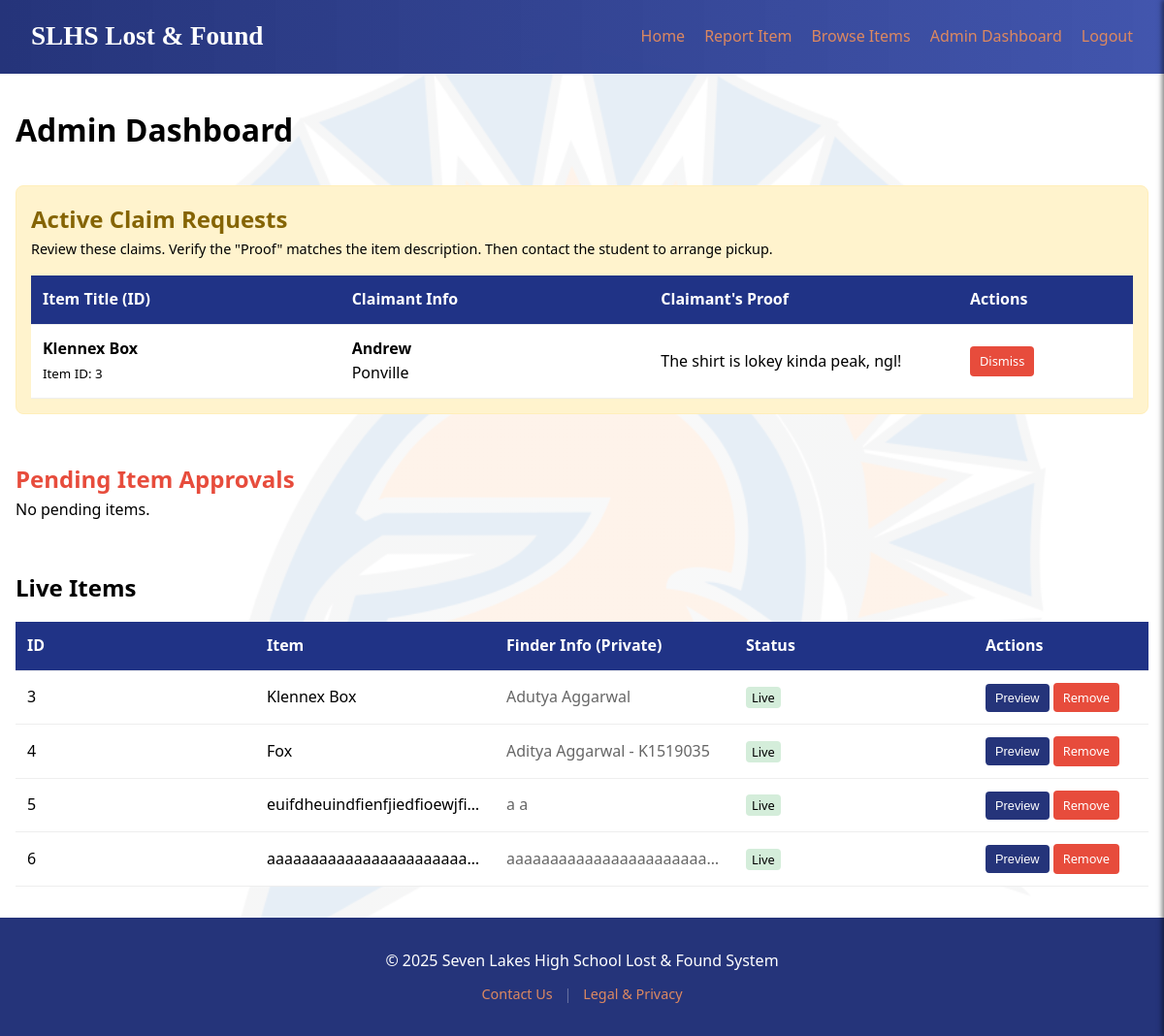
The page /dashboard (signed in) on the database as committed earlier.
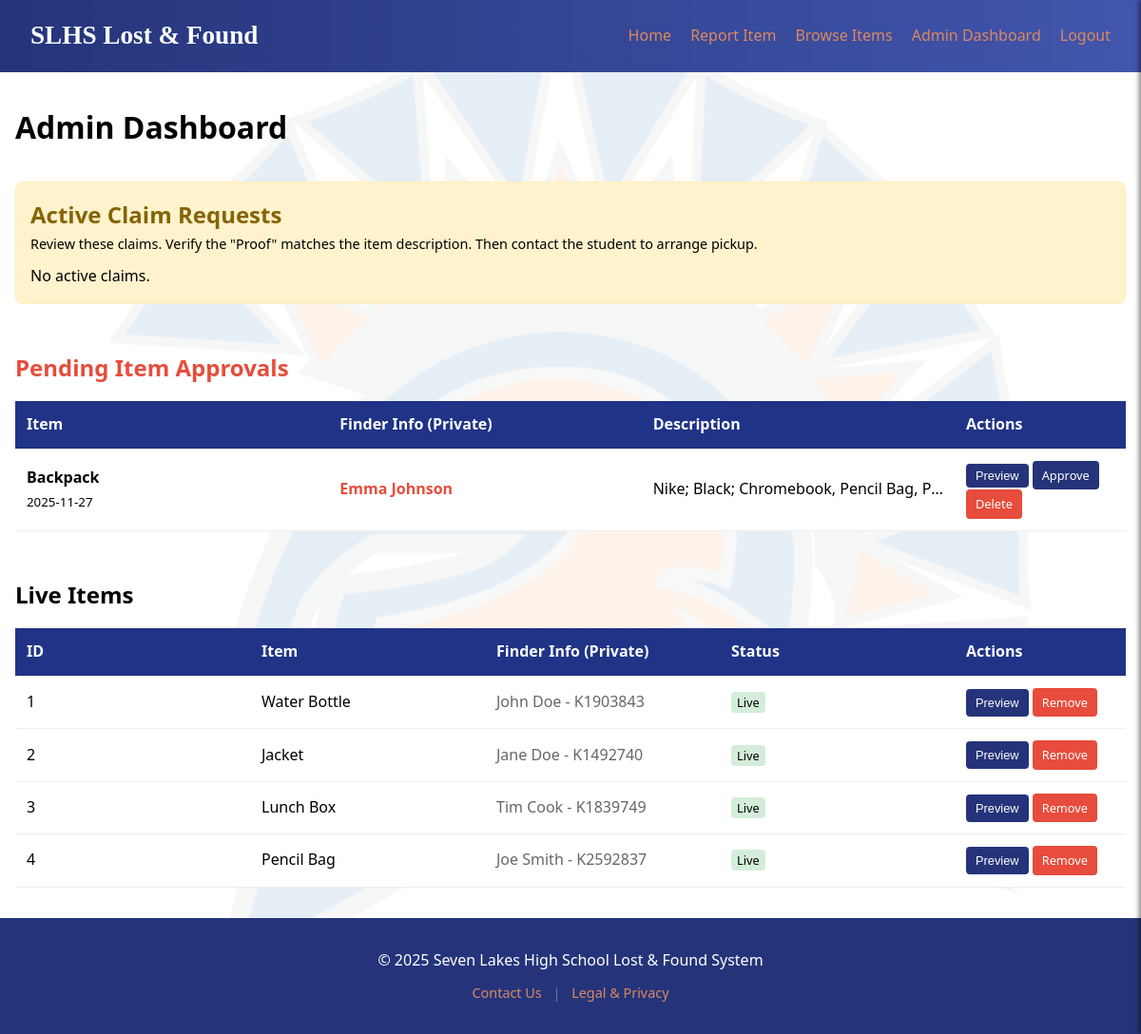
The same page on the database as committed later.
### tables this page shows
CREATE TABLE claims (
                id INTEGER PRIMARY KEY AUTOINCREMENT,
                item_id INTEGER NOT NULL,
                item_title TEXT NOT NULL,
                claimer_name TEXT NOT NULL,
                claimer_contact TEXT NOT NULL,
                proof_description TEXT NOT NULL,
                timestamp DATETIME DEFAULT CURRENT_TIMESTAMP
            );

CREATE TABLE items (
                id INTEGER PRIMARY KEY AUTOINCREMENT,
                title TEXT NOT NULL,
                description TEXT NOT NULL,
                location TEXT NOT NULL,
                date_found TEXT NOT NULL,
                contact_info TEXT NOT NULL, 
                image_file TEXT,
                status TEXT DEFAULT 'pending' 
            );

### app.py (the view)
@app.route('/dashboard')
def dashboard():
    if 'user_id' not in session:
        return redirect(url_for('login'))
    db = get_db()
    pending = db.execute('SELECT * FROM items WHERE status = "pending"').fetchall()
    approved = db.execute('SELECT * FROM items WHERE status = "approved"').fetchall()
    claims = db.execute('SELECT * FROM claims ORDER BY id DESC').fetchall()
    return render_template('dashboard.html', pending=pending, approved=approved, claims=claims)

### app.py (called while the page is built)
def get_db():
    db = getattr(g, '_database', None)
    if db is None:
        db = g._database = sqlite3.connect(DATABASE)
        db.row_factory = sqlite3.Row
    return db

@app.teardown_appcontext
def close_connection(exception):
    db = getattr(g, '_database', None)
    if db is not None:
        db.close()

### templates/dashboard.html (shortened to what this page needs)
{% extends 'base.html' %}
{% block content %}
<h1>Admin Dashboard</h1>
<div style="margin-top: 2rem; background: #fff3cd; padding: 15px; border-radius: 8px; border: 1px solid #ffeeba;">
    <h2 style="color: #856404;">Active Claim Requests</h2>
    <p style="font-size: 0.9rem; margin-bottom: 10px;">
        Review these claims. Verify the "Proof" matches the item description.
        Then contact the student to arrange pickup.
    </p>
    {% if claims %}
    <table class="admin-table">
        <thead>
            <tr>
                <th>Item Title (ID)</th>
                <th>Claimant Info</th>
                <th>Claimant's Proof</th>
                <th>Actions</th>
            </tr>
        </thead>
        <tbody>
            {% for claim in claims %}
            <tr>
                <td>
                    <strong>{{ claim.item_title }}</strong><br>
                    <small>Item ID: {{ claim.item_id }}</small>
                </td>
                <td>
                    <strong>{{ claim.claimer_name }}</strong><br>
                    {{ claim.claimer_contact }}
                </td>
                <td>{{ claim.proof_description }}</td>
                <td>
                    <a href="{{ url_for('delete_claim', id=claim.id) }}" class="btn btn-danger" style="padding: 5px 10px; font-size: 0.8rem;" onclick="return confirm('Dismiss this claim request?')">Dismiss</a>
                </td>
            </tr>
            {% endfor %}
        </tbody>
    </table>
    {% else %}
    <p>No active claims.</p>
    {% endif %}
</div>
<div style="margin-top: 3rem;">
    <h2 style="color: var(--accent);">Pending Item Approvals</h2>
    {% if pending %}
    <table class="admin-table">
        <thead>
            <tr>
                <th>Item</th>
                <th>Finder Info (Private)</th>
                <th>Description</th>
                <th>Actions</th>
            </tr>
        </thead>
        <tbody>
            {% for item in pending %}
            <tr>
                <td>
                    <strong>{{ item.title }}</strong><br>
                    <small>{{ item.date_found }}</small>
                </td>
                <td style="color: var(--accent); font-weight: bold;">{{ item.contact_info }}</td>
                <td>{{ item.description[:50] }}...</td>
                <td>
                    <button class="btn btn-preview" style="padding: 5px 10px; font-size: 0.8rem;"
                            data-title="{{ item.title }}"
                            data-desc="{{ item.description }}"
                            data-location="{{ item.location }}"
                            data-date="{{ item.date_found }}"
                            data-contact="{{ item.contact_info }}"
                            data-img="{{ item.image_file or '' }}"
                            onclick="openPreview(this)">
                        Preview
                    </button>
                    <a href="{{ url_for('approve', id=item.id) }}" class="btn" style="padding: 5px 10px; font-size: 0.8rem;">Approve</a>
                    <a href="{{ url_for('delete', id=item.id) }}" class="btn btn-danger" style="padding: 5px 10px; font-size: 0.8rem;" onclick="return confirm('Are you sure?')">Delete</a>
                </td>
            </tr>
            {% endfor %}
        </tbody>
    </table>
    {% else %}
    <p>No pending items.</p>
    {% endif %}
</div>
<div style="margin-top: 3rem;">
    <h2>Live Items</h2>
    <table class="admin-table">
        <thead>
            <tr>
                <th>ID</th>
                <th>Item</th>
                <th>Finder Info (Private)</th>
                <th>Status</th>
                <th>Actions</th>
            </tr>
        </thead>
        <tbody>
            {% for item in approved %}
            <tr>
                <td>{{ item.id }}</td>
                <td>{{ item.title }}</td>
                <td style="color: #666;">{{ item.contact_info }}</td>
                <td><span style="background: #d4edda; padding: 2px 6px; border-radius: 4px; font-size: 0.8rem;">Live</span></td>
                <td>
                    <button class="btn btn-preview" style="padding: 7px 10px; font-size: 0.8rem;"
                            data-title="{{ item.title }}"
                            data-desc="{{ item.description }}"
                            data-location="{{ item.location }}"
                            data-date="{{ item.date_found }}"
                            data-contact="{{ item.contact_info }}"
                            data-img="{{ item.image_file or '' }}"
                            onclick="openPreview(this)">
                        Preview
                    </button>
                    <a href="{{ url_for('delete', id=item.id) }}" class="btn btn-danger" style="padding: 5px 10px; font-size: 0.8rem;" onclick="return confirm('Delete this item (and all its claims)?')">Remove</a>
                </td>
            </tr>
            {% endfor %}
        </tbody>
    </table>
</div>
{% endblock %}

### templates/base.html (shortened to what this page needs)
<!DOCTYPE html>
<html lang="en">
<head>
    <link rel="stylesheet" href="{{ url_for('static', filename='style.css') }}">
</head>
<body>
    <nav>
        <a href="{{ url_for('index') }}" class="logo">SLHS Lost & Found</a>
        <ul class="nav-links desktop-nav">
            <li><a href="{{ url_for('index') }}">Home</a></li>
            <li><a href="{{ url_for('report') }}">Report Item</a></li>
            <li><a href="{{ url_for('items') }}">Browse Items</a></li>
            {% if session.get('user_id') %}
                <li><a href="{{ url_for('dashboard') }}">Admin Dashboard</a></li>
                <li><a href="{{ url_for('logout') }}">Logout</a></li>
            {% else %}
                <li><a href="{{ url_for('login') }}">Login</a></li>
            {% endif %}
        </ul>
    </nav>
    <main>
        {% block content %}{% endblock %}
    </main>
    <footer>
        <p>&copy; 2025 Seven Lakes High School Lost & Found System</p>
        <div class="footer-links">
            <a href="{{ url_for('contact') }}">Contact Us</a>
            <span class="separator">|</span>
            <a href="{{ url_for('legal') }}">Legal & Privacy</a>
        </div>
    </footer>
</body>
</html>

### static/style.css (style rules this page uses)
:root { --primary: #c7470c; --secondary: #25347a; --accent: #e74c3c; --light: #dc8861; --dark: #25347a; --text-color: black; --font-main: 'Segoe UI', Tahoma, Geneva, Verdana, sans-serif; --font-title: 'Georgia', 'Times New Roman', Times, serif; }
* { box-sizing: border-box; margin: 0; padding: 0; }
body { font-family: var(--font-main); color: var(--text-color); line-height: 1.6; display: flex; flex-direction: column; min-height: 100vh; overflow-x: hidden; background-image: linear-gradient(rgba(255, 255, 255, 0.90), rgba(255, 255, 255, 0.90)), url('seven_lakes_logo.png'); background-size: cover; background-position: center; background-attachment: fixed; background-repeat: no-repeat; }
nav { background: linear-gradient(to right, #25347a, #3348a7ec); color: white; padding: 1rem 2rem; display: flex; justify-content: space-between; align-items: center; position: relative; z-index: 100; }
.logo { font-family: 'Times New Roman', Times, serif; font-size: 1.7rem; font-weight: bold; text-decoration: none; color: white; }
.nav-links { list-style: none; display: flex; gap: 20px; }
.nav-links a { color: var(--light); text-decoration: none; font-weight: 500; transition: color 0.3s; }
main { max-width: 1200px; margin: 2rem auto; padding: 0 1rem; width: 100%; flex: 1; }
button.btn, .btn { display: inline-block; background-color: var(--secondary); color: white; padding: 10px 20px; border: none; border-radius: 4px; cursor: pointer; text-decoration: none; font-size: 1rem; transition: background 0.3s; }
.btn-danger { background-color: var(--accent); }
.btn-preview { background-color: #95a5a6; }
.admin-table { width: 100%; border-collapse: collapse; margin-top: 1rem; background: white; table-layout: fixed; }
.admin-table th, .admin-table td { padding: 12px; border-bottom: 1px solid #eee; text-align: left; white-space: nowrap; overflow: hidden; text-overflow: ellipsis; }
.admin-table th { background-color: #203386; color: white; }
.admin-table th:last-child, .admin-table td:last-child { width: 180px; white-space: normal; overflow: visible; }
footer { text-align: center; padding: 2rem 1rem; background-color: var(--dark); color: white; margin-top: auto; }
.footer-links { margin-top: 10px; font-size: 0.9rem; }
.footer-links a { color: var(--light); text-decoration: none; margin: 0 8px; transition: color 0.3s; }
.separator { color: rgba(255,255,255,0.3); }

Rows that differ between the two databases and show on the page:
removed claims: item_title "Klennex Box", item_id "3", claimer_name "Andrew", claimer_contact "Ponville", proof_description "The shirt is lokey kinda peak, ngl!"
removed items: id "5", title "euifdheuindfienfjiedfioewjfi…", contact_info "a a", shown under "Live Items"
removed items: id "6", title "aaaaaaaaaaaaaaaaaaaaaaa…", contact_info "aaaaaaaaaaaaaaaaaaaaaaa…", shown under "Live Items"
added items: title "Backpack", date_found "2025-11-27", contact_info "Emma Johnson", description "Nike; Black; Chromebook, Pencil Bag,…", shown under "Pending Item Approvals"
added items: id "1", title "Water Bottle", contact_info "John Doe - K1903843", shown under "Live Items"
added items: id "2", title "Jacket", contact_info "Jane Doe - K1492740", shown under "Live Items"
changed items id 3: title "Klennex Box" → "Lunch Box"; contact_info "Adutya Aggarwal" → "Tim Cook - K1839749"
changed items id 4: title "Fox" → "Pencil Bag"; contact_info "Aditya Aggarwal - K1519035" → "Joe Smith - K2592837"
Other text that changed with them:
text no longer shown: "Item Title (ID) Claimant Info Claimant's Proof No pending items."
text now shown: "No active claims. Item Finder Info (Private) Description"
